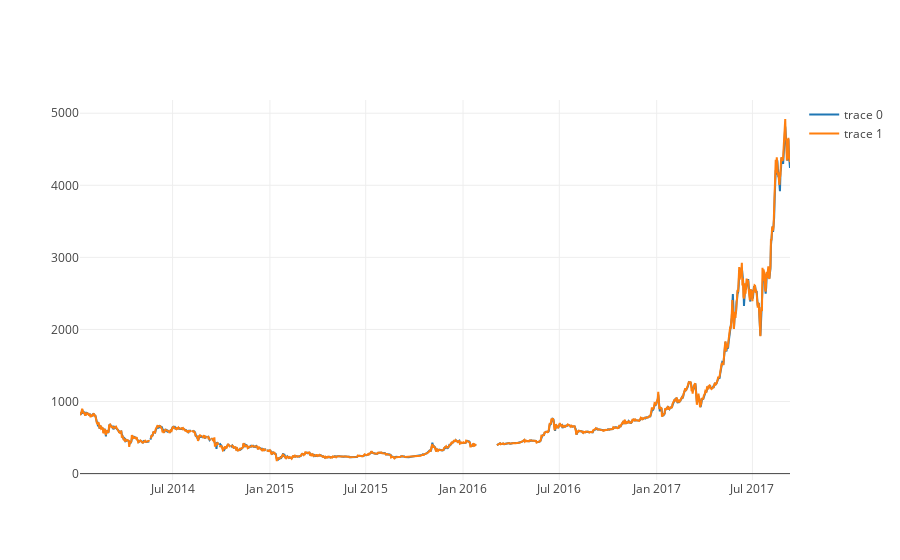

Notebook code cell kept with this figure:
### Code cell
sct=go.Scatter(x=df.index, y=df["price"])
sct2=go.Scatter(x=df.index, y=df["Close"])
py.iplot([sct, sct2])

### Figure 1 — Plotly figure (JSON) as saved in the notebook; plotly's stock layout.template omitted (floating-point values rounded to 4 significant figures; data arrays with more than 128 entries replaced by an {"elided": "..."} marker saying what was removed)
{"data": [{"type": "scatter", "x": {"elided": "1343 str values"}, "y": {"elided": "1343 float values"}}, {"type": "scatter", "x": {"elided": "1343 str values"}, "y": {"elided": "1343 float values"}}], "layout": {}}
